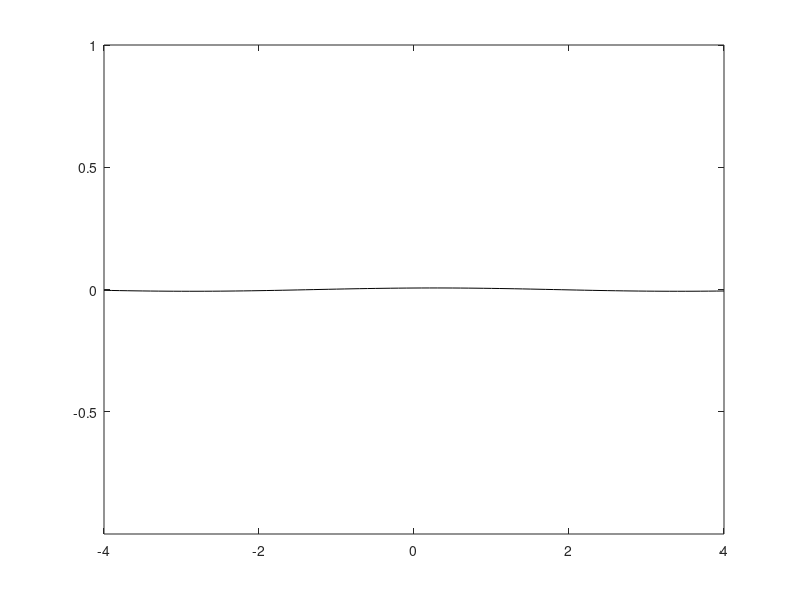

MATLAB code for this plot:
clear
close 
clc

%
% Exemplo Animação 2 - Sessão 2
% João Inácio, 22th Mar 2021
%

% Fazer uma função cos(x) decair. 

% Dominío
x = -4:0.1:4;

% Valores de y
y = cos(x);

% Vamos considerar um decaimento exponencial com um fator 
lambda = 0.1;


for i = 1:50
    % Aplicar o decaimento exponencial
    y_dec = y * exp(- lambda * i);
    
    % Fazer o plot
    plot(x, y_dec, '-k')
    % É preciso delimitar os eixos pois estes acompanham o tamanho da
    % função, então não iriamos ver a animação.
    ylim([min(y) max(y)])
    drawnow
    pause(0.1) 
end


% Fazer esta animação "andar"

for i = 1:50
    % Deslocar os valores de x
    x_shifted = x + i;
    % Calcular o valor de y deslocado e aplicar o decaimento
    y_dec_shifted = cos(x_shifted) * exp(- lambda * i);
    
    % Fazer plot
    plot(x, y_dec_shifted, '-k')
    ylim([min(y) max(y)])
    drawnow
    pause(0.1) 
end

